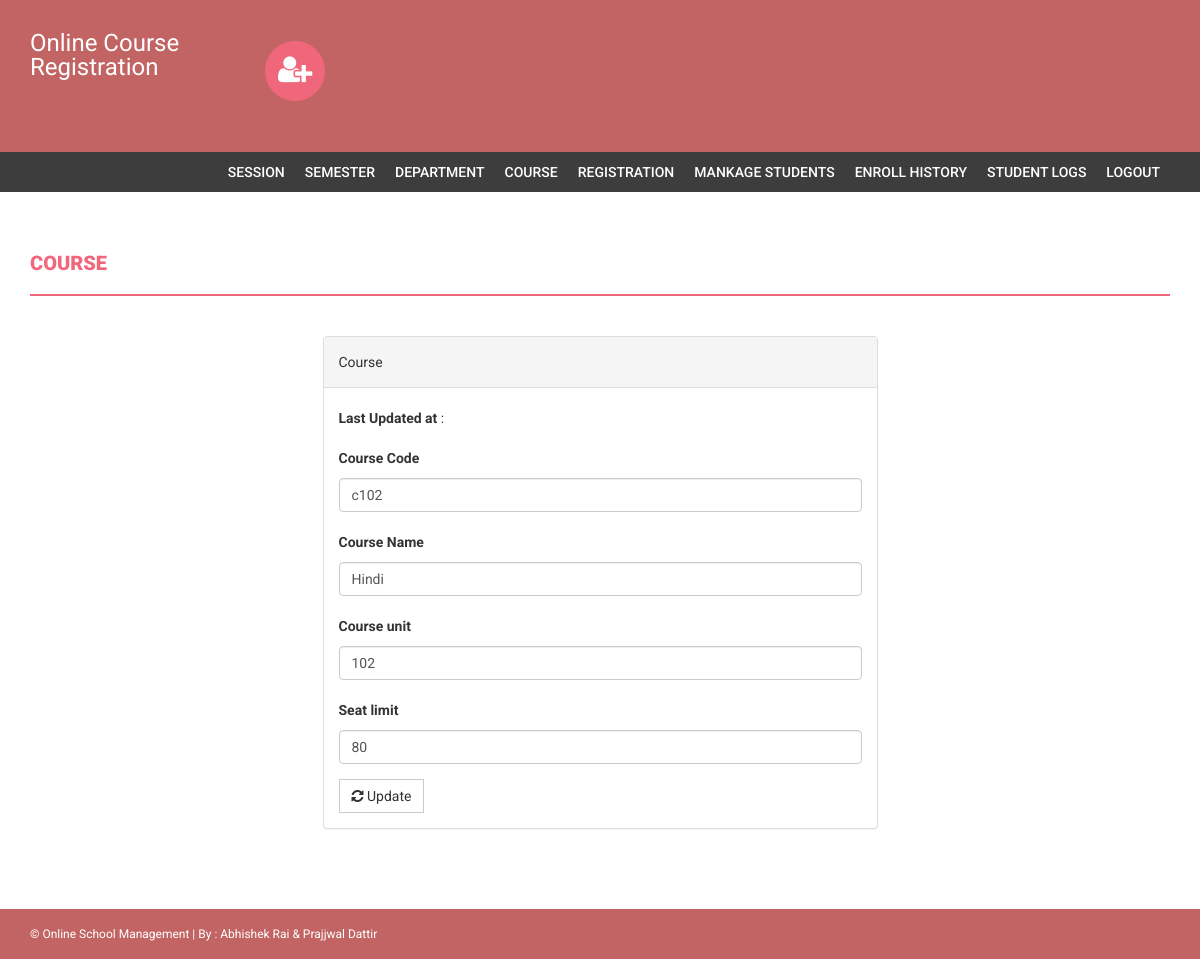
The app's page /admin/edit-course.php?id=6 (signed in) with its own data.
### tables this page shows
CREATE TABLE `course` (
  `id` int(11) NOT NULL,
  `courseCode` varchar(255) DEFAULT NULL,
  `courseName` varchar(255) DEFAULT NULL,
  `courseUnit` varchar(255) DEFAULT NULL,
  `noofSeats` int(11) DEFAULT NULL,
  `creationDate` timestamp NULL DEFAULT current_timestamp(),
  `updationDate` varchar(255) DEFAULT NULL,
  `dept_id` int(6) DEFAULT NULL
);

### admin/edit-course.php (the view, shortened to what this page needs)
<?php
if(strlen($_SESSION['alogin'])==0)
    {
header('location:index.php');
}
else{
$id=intval($_GET['id']);
?>
<!DOCTYPE html>
<html xmlns="http://www.w3.org/1999/xhtml">
<head>
    <link href="assets/css/bootstrap.css" rel="stylesheet" />
    <link href="assets/css/font-awesome.css" rel="stylesheet" />
    <link href="assets/css/style.css" rel="stylesheet" />
</head>
<body>
<?php include('includes/header.php');?>
<?php if($_SESSION['alogin']!="")
{
 include('includes/menubar.php');
}
 ?>
    <div class="content-wrapper">
        <div class="container">
              <div class="row">
                    <div class="col-md-12">
                        <h1 class="page-head-line">Course  </h1>
                    </div>
                </div>
                <div class="row" >
                  <div class="col-md-3"></div>
                    <div class="col-md-6">
                        <div class="panel panel-default">
                        <div class="panel-heading">
                           Course
                        </div>
                        <div class="panel-body">
                       <form name="dept" method="post">
<?php
$sql=mysqli_query($con,"select * from course where id='$id'");
while($row=mysqli_fetch_array($sql))
{
?>
<p><b>Last Updated at</b> :<?php echo htmlentities($row['updationDate']);?></p>
   <div class="form-group">
    <label for="coursecode">Course Code  </label>
    <input type="text" class="form-control" id="coursecode" name="coursecode" placeholder="Course Code" value="<?php echo htmlentities($row['courseCode']);?>" required />
  </div>
 <div class="form-group">
    <label for="coursename">Course Name  </label>
    <input type="text" class="form-control" id="coursename" name="coursename" placeholder="Course Name" value="<?php echo htmlentities($row['courseName']);?>" required />
  </div>
<div class="form-group">
    <label for="courseunit">Course unit  </label>
    <input type="text" class="form-control" id="courseunit" name="courseunit" placeholder="Course Unit" value="<?php echo htmlentities($row['courseUnit']);?>" required />
  </div>
<div class="form-group">
    <label for="seatlimit">Seat limit  </label>
    <input type="text" class="form-control" id="seatlimit" name="seatlimit" placeholder="Seat limit" value="<?php echo htmlentities($row['noofSeats']);?>" required />
  </div>
<?php } ?>
 <button type="submit" name="submit" class="btn btn-default"><i class=" fa fa-refresh "></i> Update</button>
</form>
                            </div>
                            </div>
                    </div>
                </div>
            </div>
        </div>
  <?php include('includes/footer.php');?>
</body>
</html>
<?php } ?>

### admin/assets/css/style.css (style rules this page uses)
body { font-family: 'Roboto', sans-serif; line-height: 30px; }
.content-wrapper { margin-top: 40px; min-height: 600px; padding-bottom: 60px; }
.page-head-line { font-weight: 900; padding-bottom: 20px; border-bottom: 2px solid #F0677C; text-transform: uppercase; color: #F0677C; font-size: 20px; margin-bottom: 40px; }
.btn { border-radius: 0px; -webkit-border-radius: 0px; -moz-border-radius: 0px; }

### records on screen
course: coursecode "c102", coursename "Hindi", courseunit "102", seatlimit "80"
